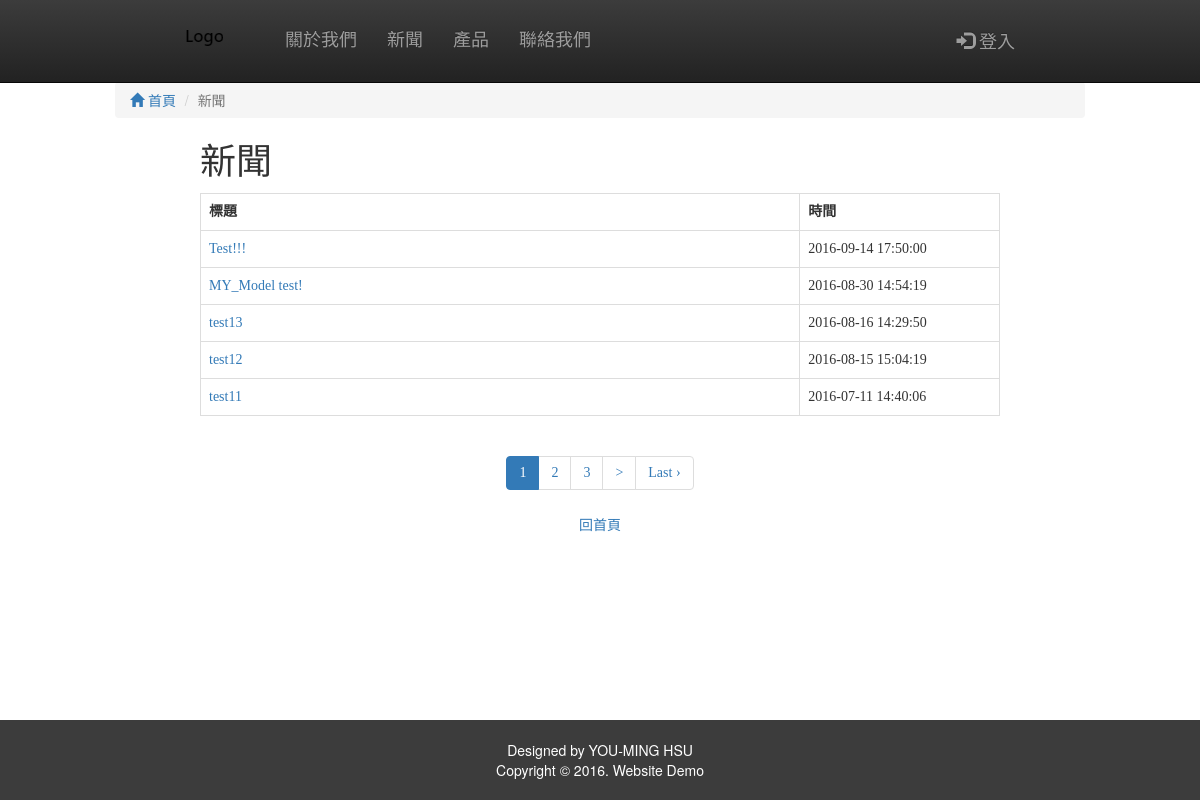
Page /news on the committed database.
### tables this page shows
CREATE TABLE IF NOT EXISTS `news` (
  `newsID` int(25) NOT NULL AUTO_INCREMENT,
  `newsTitle` varchar(30) NOT NULL,
  `newsContent` text NOT NULL,
  `newsTime` datetime NOT NULL,
  `newsState` tinyint(1) NOT NULL DEFAULT '1',
  PRIMARY KEY (`newsID`),
  KEY `newsTitle_2` (`newsTitle`),
  KEY `newsTitle_3` (`newsTitle`)
);

### application/controllers/News.php (called while the page is built, shortened)
<?php
class News extends Public_Controller {
        public function __construct()
        {
            $this->load->model('news_model');
        }
        public function index($set = NULL)
        {
            $total_rows = $this->news_model->news_rows();
            $base_url = 'https://interning-project1-xxx4830.c9users.io/news/page/';
            $per_page = 5;
            $data['link'] = $this->page_link($base_url,$total_rows,$per_page);
            $data['news'] = $this->news_model->read_news($per_page,$set);
            $data['title'] = 'News';
            $this->load->view('templates/header', $data);
            $this->load->view('news/index', $data);
            $this->load->view('templates/footer');
        }
}

### public/index.php (called while the page is built, shortened)
<?php
require_once BASEPATH.'core/CodeIgniter.php';

### application/core/MY_Model.php (called while the page is built, shortened)
<?php
class MY_Model extends CI_Model {
  protected $table = NULL;
  protected function set_table($table,$id_name)
  {
    $this->table = $table;
  }
  public function read($limit = NULL,$offset = NULL)
  {
    $this->db->from($this->table);
    if($limit !== NULL){
      $this->db->limit($limit,$offset);
    }
    $query = $this->db->get();
    return $query->result_array();
  }
}

### application/models/News_model.php (called while the page is built, shortened)
<?php
class News_model extends MY_Model {
    public function news_rows()
    {
      $this->read();
      return $this->num_rows;
    }
}

### application/views/news/index.php (the view)
      <div id="news_wrap" class="container-fluid" style="padding-bottom:20px">
        <div class="row">
          <div class="col-xs-12 col-md-10 col-md-offset-1">
            <ol class="breadcrumb nav_list" id="news_nav_list">
              <li><a href="/"><span class="glyphicon glyphicon-home"></span> 首頁</a></li>
              <li class="active">新聞</li>
            </ol>
          </div>
        </div>
        <div id="newsList" class="container text_style">
        <h1 id="lb_news">新聞</h1>
            <div id="newsListBox">
                <table id="tb_newsList" class="table table-bordered">
                    <tr>
                    	<th width=75%>標題</th>
                        <th width=25%>時間</th>
                    </tr>
<?php foreach ($news as $news_item): ?>
                    <tr>
                      <td><a href="/news/<?php echo $news_item['newsID'] ?>"><?php echo $news_item['newsTitle']?></a>
                      <td><?php echo $news_item['newsTime']?></td>
                    </tr>
<?php endforeach ?>
                </table>
            </div>
          <table border="0" align="center" id="tb_page" style="text-align:center;">
            <tr>
            	<td>
                <ul class="pagination">
                <?php echo $link ?>
                </ul>
            	</td>
            </tr>
            <tr>
            	<td><a href="/">回首頁</a></td>
            </tr>
          </table>
        </div>
      </div>

### public/css/logo-nav.css (style rules this page uses)
body { padding-top: 52px; }
@media (min-width:768px) { body { padding-top: 82px; } }

### public/css/footer.css (style rules this page uses)
html { position: relative; min-height: 100%; }
body { margin-bottom: 80px; }
.container { width: auto; max-width: 830px; padding: 0 15px; }

### public/css/styles.css (style rules this page uses)
.text_style { font-family: 微軟正黑體; }
.nav_list { margin-bottom: 5px; }

### rows in the picture
news: newsTitle "Test!!!", newsTime "2016-09-14 17:50:00"
news: newsTitle "MY_Model test!", newsTime "2016-08-30 14:54:19"
news: newsTitle "test13", newsTime "2016-08-16 14:29:50"
news: newsTitle "test12", newsTime "2016-08-15 15:04:19"
news: newsTitle "test11", newsTime "2016-07-11 14:40:06"

### other values in the picture
$link "1 2 3 > Last ›"
